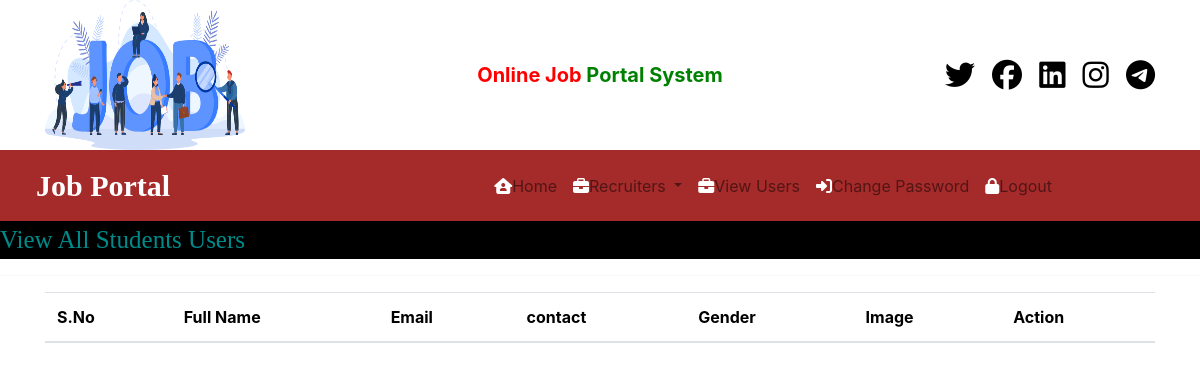
The page /view_user/ (signed in) on the database as committed earlier.
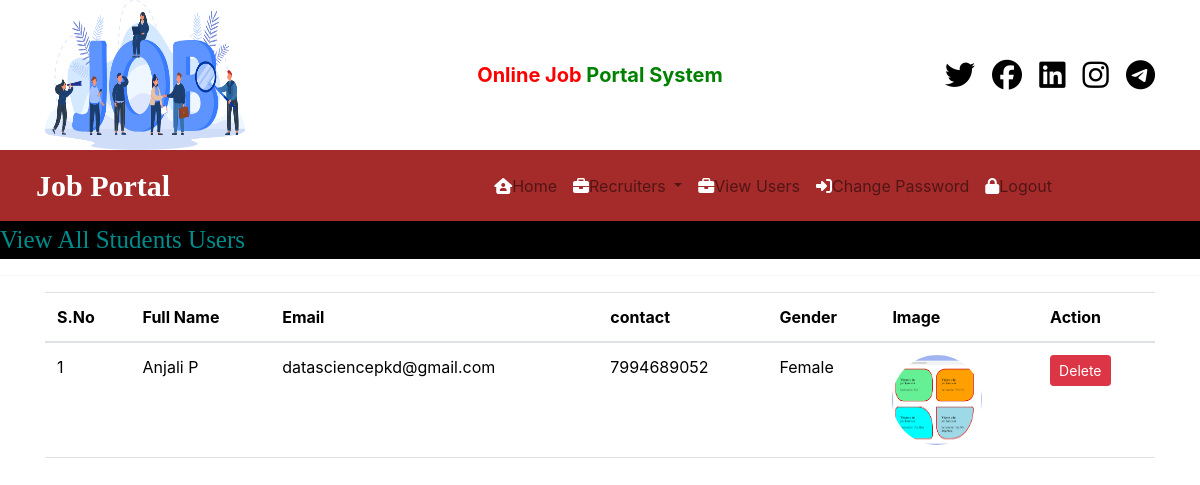
The same page on the database as committed later.
### JobportalApp/models.py (models this page shows, shortened)
class StudentUser(models.Model):
    user = models.ForeignKey(User, on_delete=models.CASCADE)
    mobile = models.CharField(max_length=15, null=True)
    image = models.FileField(null=True)
    gender = models.CharField(max_length=10, null=True)
    type = models.CharField(max_length=15, null=True)

### JobportalApp/views.py (the view)
# urls.py: path('view_user/', views.view_user, name='view_user'),
def view_user(request):
    if not request.user.is_authenticated:
        return redirect('admin_login')
    data = StudentUser.objects.all()
    d = {'data': data}
    return render(request, "view_users.html", d)

### templates/view_users.html
{% load static %}
{% block body %}
{% include 'admin_navigation.html' %}
<marquee style="font-family: Monotype Corsiva; font-size:25px; color:darkcyan; background-color:black;">
    View All Students Users
</marquee>
<hr>
<div class="container">
    <table class="table table-hover">
    <thead>
    <tr style="background-color: #DEB887 !important;" id="example">
        <th>S.No</th>
        <th>Full Name</th>
        <th>Email</th>
        <th>contact</th>
        <th>Gender</th>
        <th>Image</th>
        <th>Action</th>
    </tr>
    </thead>
    <tbody>
    {% for i in data %}
    <tr>
        <td>{{ forloop.counter }}</td>
        <td>{{ i.user.first_name }} {{ i.user.last_name }}</td>
        <td>{{ i.user.username }}</td>
        <td>{{ i.mobile }}</td>
        <td>{{ i.gender }}</td>
        <td><img src="{{ i.image.url}}" style="width:90px; height:90px; border-radius:50%"></td>
        <td><a href="{% url 'delete_user' i.id %}" class="btn btn-danger btn-sm" onclick="return confirm('Are You Sure?')">Delete</a></td>
    </tr>
    {% endfor %}
    </tbody>
</table>
</div>
{% endblock body %}

Rows that differ between the two databases and show on the page:
added StudentUser: user.first_name "Anjali", user.last_name "P", user.username "datasciencepkd@gmail.com", mobile "7994689052", gender "Female", image (picture)
